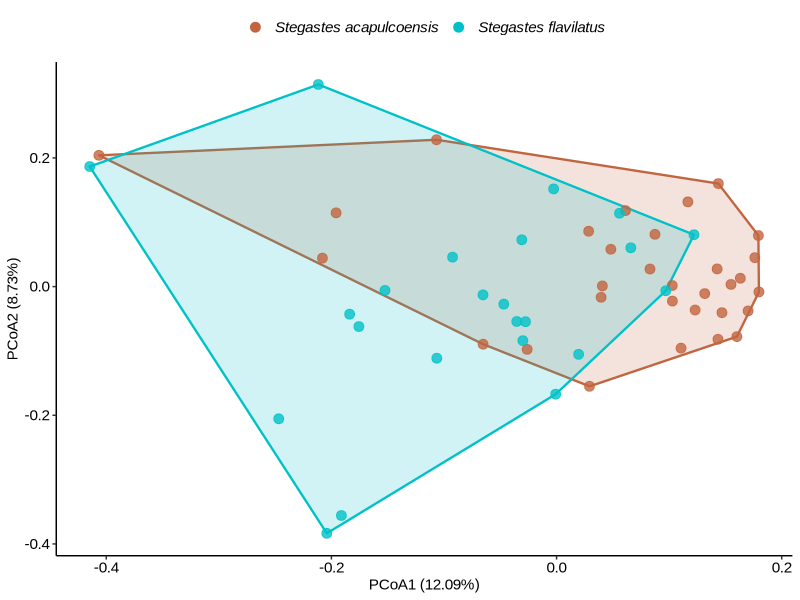
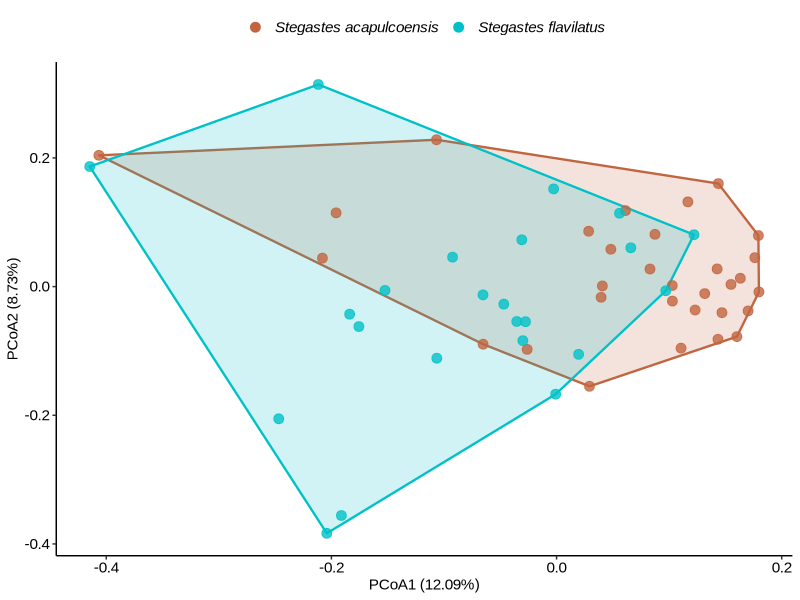

Write R code to recreate these figures, in order.
# ============================================================
# DIETARY ITEM COMPOSITION
# PERMANOVA + PERMDISP + PCoA + SIMPER
# ============================================================

library(vegan)
library(ape)
library(ggplot2)
library(dplyr)


# ============================================================
# 1. IMPORT DATA
# ============================================================

datos <- read.csv(
  "ITEM.csv",
  header = TRUE
)

# Metadata
meta <- datos[, 1:2]

# Dietary items
mat <- datos[, -c(1, 2)]


# ============================================================
# 2. DATA PREPARATION
# ============================================================

# Remove microplastics
mat <- mat[
  ,
  colnames(mat) != "Microplasticos"
]

# Convert dietary variables to numeric
mat <- as.data.frame(
  lapply(
    mat,
    as.numeric
  )
)

# Replace NA with 0
mat[is.na(mat)] <- 0


# ============================================================
# 3. PRESENCE-ABSENCE MATRIX
# ============================================================

mat_pa <- decostand(
  mat,
  method = "pa"
)

# Check
head(mat_pa)


# ============================================================
# 4. JACCARD DISSIMILARITY
# ============================================================

dist_jac <- vegdist(
  mat_pa,
  method = "jaccard"
)


# ============================================================
# 5. PERMANOVA
# ============================================================

set.seed(123)

permanova <- adonis2(
  dist_jac ~ Species,
  data = meta,
  permutations = 9999
)

print(permanova)


# ============================================================
# 7. PCoA
# ============================================================

pcoa_res <- pcoa(
  dist_jac
)

# Coordinates of first two axes
pcoa_axes <- as.data.frame(
  pcoa_res$vectors[, 1:2]
)

colnames(pcoa_axes) <- c(
  "PCoA1",
  "PCoA2"
)

# Add metadata
pcoa_df <- cbind(
  meta,
  pcoa_axes
)

# Relative eigenvalues (%)
eig <- pcoa_res$values$Relative_eig * 100

# Check variance represented
eig[1:5]


# ============================================================
# 8. CONVEX HULLS
# ============================================================

pcoa_hulls <- pcoa_df %>%
  group_by(Species) %>%
  slice(
    chull(PCoA1, PCoA2)
  ) %>%
  ungroup()


# ============================================================
# 9. PCoA PLOT
# ============================================================

composicion <- ggplot(
  pcoa_df,
  aes(
    x = PCoA1,
    y = PCoA2,
    color = Species
  )
) +
  
  # Convex hulls
  geom_polygon(
    data = pcoa_hulls,
    aes(
      x = PCoA1,
      y = PCoA2,
      group = Species,
      fill = Species,
      color = Species
    ),
    alpha = 0.18,
    linewidth = 0.8,
    show.legend = FALSE
  ) +
  
  # Individuals
  geom_point(
    size = 3,
    alpha = 0.8
  ) +
  
  # Species colors
  scale_color_manual(
    values = c(
      "S. acapulcoensis" = "#C16540",
      "S. flavilatus"    = "#00C1C8"
    ),
    labels = c(
      "Stegastes acapulcoensis",
      "Stegastes flavilatus"
    )
  ) +
  
  scale_fill_manual(
    values = c(
      "S. acapulcoensis" = "#C16540",
      "S. flavilatus"    = "#00C1C8"
    ),
    guide = "none"
  ) +
  
  # Axis labels
  labs(
    x = paste0(
      "PCoA1 (",
      round(eig[1], 2),
      "%)"
    ),
    y = paste0(
      "PCoA2 (",
      round(eig[2], 2),
      "%)"
    ),
    color = NULL
  ) +
  
  # Theme
  theme_classic(
    base_family = "Arial"
  ) +
  
  theme(
    text = element_text(
      family = "Arial",
      size = 11
    ),
    
    axis.title = element_text(
      family = "Arial",
      size = 11
    ),
    
    axis.text = element_text(
      family = "Arial",
      size = 11,
      colour = "black"
    ),
    
    legend.title = element_blank(),
    
    legend.text = element_text(
      family = "Arial",
      size = 11,
      face = "italic"
    ),
    
    legend.position = "top"
  ) +
  
  guides(
    color = guide_legend(
      override.aes = list(
        size = 3,
        alpha = 1
      )
    )
  )


print(composicion)


# ============================================================
# 10. SAVE PCoA FIGURE
# ============================================================

ggsave(
  filename = paste0(
    "F:/Doctorado/TESIS version 3/",
    "capitulo 2.- corregido/figuras/",
    "composicion.tiff"
  ),
  plot = composicion,
  device = "tiff",
  dpi = 500,
  compression = "lzw",
  width = 6,
  height = 6,
  units = "in"
)


# ============================================================
# 11. SIMPER
# Presence-absence dietary data
# NOTE: vegan::simper() uses Bray-Curtis dissimilarity
# ============================================================

set.seed(123)

simper_res <- simper(
  mat_pa,
  meta$Species,
  permutations = 9999
)

# Full SIMPER summary
sim <- summary(
  simper_res
)

sim


# ============================================================
# 12. EXTRACT SPECIES COMPARISON
# ============================================================

# There are only two species, therefore one comparison
sim_df <- sim[[1]]

# Convert row names (dietary items) to a column
sim_df$Item <- rownames(
  sim_df
)

# Sort dietary items from highest to lowest contribution
sim_df <- sim_df %>%
  arrange(
    desc(average)
  )

# Calculate cumulative contribution
sim_df <- sim_df %>%
  mutate(
    cumulative = cumsum(average) /
      sum(average)
  )


# ============================================================
# 13. ITEMS CONTRIBUTING TO 70% OF DISSIMILARITY
# ============================================================

sim_70 <- sim_df %>%
  filter(
    cumulative <= 0.70
  )

sim_70


# ============================================================
# 14. OVERALL AVERAGE DISSIMILARITY
# ============================================================

simper_res[[1]]$overall
